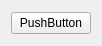
<?xml version="1.0" encoding="UTF-8"?>
<ui version="4.0">
 <class>MainWindow</class>
 <widget class="QMainWindow" name="MainWindow">
  <property name="geometry">
   <rect>
    <x>0</x>
    <y>0</y>
    <width>98</width>
    <height>46</height>
   </rect>
  </property>
  <property name="windowTitle">
   <string>MainWindow</string>
  </property>
  <widget class="QWidget" name="centralWidget">
   <layout class="QGridLayout" name="gridLayout">
    <item row="0" column="0">
     <widget class="QPushButton" name="pushButton">
      <property name="text">
       <string>PushButton</string>
      </property>
     </widget>
    </item>
   </layout>
  </widget>
 </widget>
 <layoutdefault spacing="6" margin="11"/>
 <resources/>
 <connections/>
</ui>
